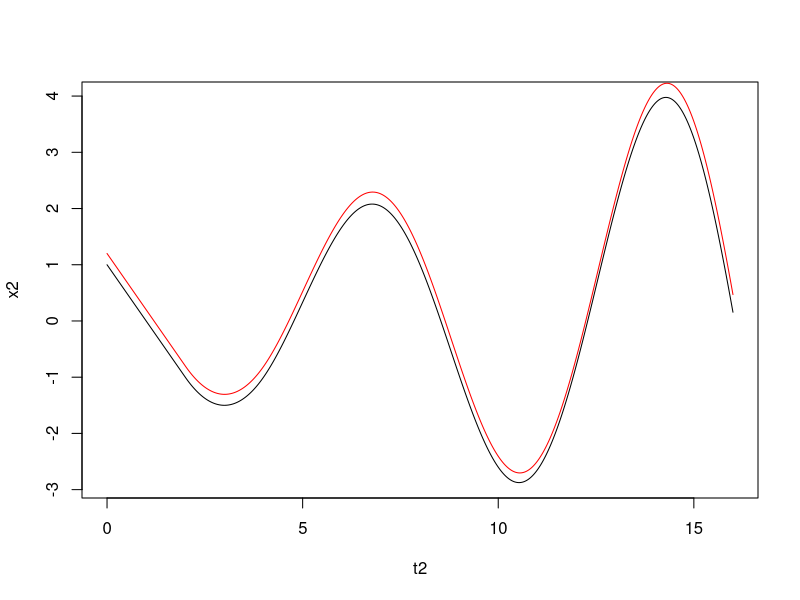

R code for this plot:
# solucion de la ecuacion x'(t) = -x(t-T) para t >= 0
# con x(t)=1 para t en [-T,0]


t2=5
dely = .2
#======================= solucion analitica con retardo

tao = 2

del1 = .1
n = tao/del1+1

t = seq(0,1,length.out = 100)

nrep = 8

t2 = c()
x2 = c()

for (n in 1:nrep){
  #n = 2
  tt = tao*t+(n-1)*tao
  x = 1
  for (k in 1:n){
    x = x + (-1)^k * (tt-(k-1)*tao)^k / factorial(k)
  }
  t2 = c(t2, tt)
  x2 = c(x2, x)
}

file = 'ecu2_1'
png(paste(file,".png",sep=''))

#print(length(t2))
#print(length(x2))
#print(t2)
#print(x2)
plot(t2,x2, type='l')


#======================= solucion numerica con  retardo

#tao = 2
del1 = .01
n = tao/del1+1

t = seq(0,tao,length.out = n)
y = rep(1, n)

nrep = 8
#cat('nrep:', nrep, '\n')

tt = t

for (i in 2:nrep){
  tt = c(tt, (i-1)*tao+t[2:n])
}

print('tt')
print(tt)

nt = length(tt)

yy = rep(0,nt)

y1 = y[1]
yy[1] = y1

for (i in 2:n){
  y2 = y1 - del1*y[i]
  yy[i] = y2
  y1 = y2
}

#print('yy')
#print(yy)

#print('y1')
#print(y1)

for (i in (n+1):nt){
  y2 = y1 - del1*yy[i-n]
  yy[i] = y2
  y1 = y2
}

#print(tt)
#print(yy)

#print(length(tt))
#print(length(yy))

points(tt, yy+dely, type='l', col='red')

dev.off()
